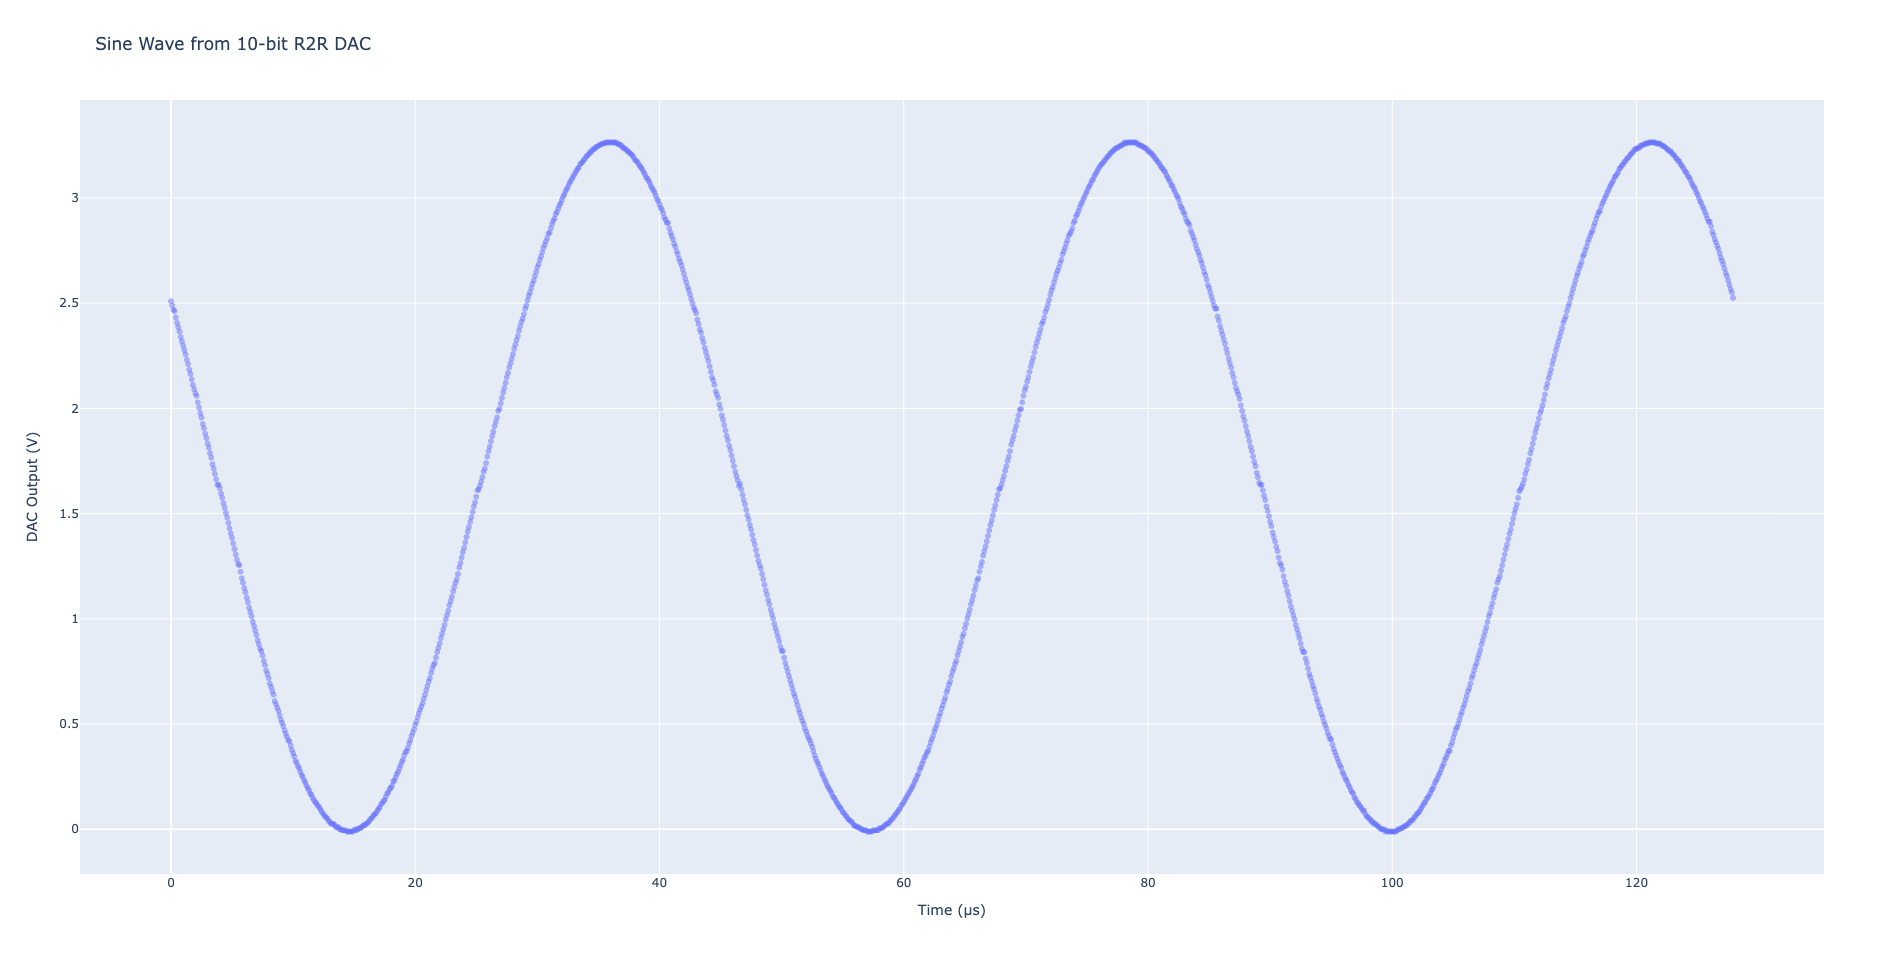

Write Python code to recreate this figure.
import pandas as pd
import plotly.express as px

# Load the CSV file
df = pd.read_csv("readings.csv")  
df["time_us"] = (df["time"] - df["time"][0]) * 1e6

# Plot using Plotly
fig = px.scatter(df, x="time_us", y="dac", title="Sine Wave from 10-bit R2R DAC", labels={"time_us": "Time (µs)", "dac": "DAC Output (V)"}, opacity=0.5)

# Show the plot
fig.show()
